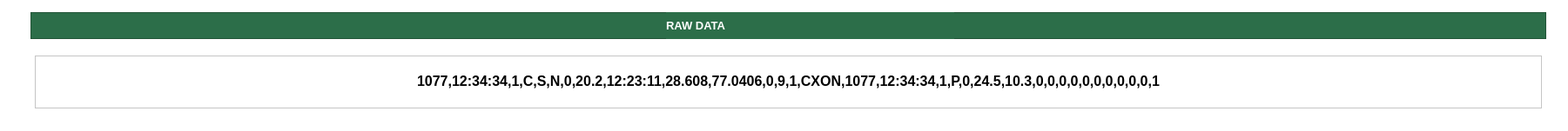
     <widget class="QFrame" name="frame_38">
      <property name="geometry">
       <rect>
        <x>60</x>
        <y>150</y>
        <width>1801</width>
        <height>151</height>
       </rect>
      </property>
      <property name="styleSheet">
       <string notr="true">background-color: transparent;</string>
      </property>
      <property name="frameShape">
       <enum>QFrame::StyledPanel</enum>
      </property>
      <property name="frameShadow">
       <enum>QFrame::Raised</enum>
      </property>
      <widget class="QFrame" name="frame_39">
       <property name="geometry">
        <rect>
         <x>35</x>
         <y>14</y>
         <width>1741</width>
         <height>31</height>
        </rect>
       </property>
       <property name="baseSize">
        <size>
         <width>0</width>
         <height>0</height>
        </size>
       </property>
       <property name="styleSheet">
        <string notr="true">background-color: rgb(44, 110, 73);</string>
       </property>
       <property name="frameShape">
        <enum>QFrame::StyledPanel</enum>
       </property>
       <property name="frameShadow">
        <enum>QFrame::Raised</enum>
       </property>
       <property name="lineWidth">
        <number>1</number>
       </property>
       <property name="midLineWidth">
        <number>0</number>
       </property>
       <widget class="QLabel" name="label_27">
        <property name="geometry">
         <rect>
          <x>730</x>
          <y>-5</y>
          <width>331</width>
          <height>41</height>
         </rect>
        </property>
        <property name="styleSheet">
         <string notr="true">color: rgb(255, 255, 255);</string>
        </property>
        <property name="text">
         <string>&lt;html&gt;&lt;head/&gt;&lt;body&gt;&lt;p&gt;&lt;span style=&quot; font-size:10pt; font-weight:700;&quot;&gt;RAW DATA&lt;/span&gt;&lt;/p&gt;&lt;/body&gt;&lt;/html&gt;</string>
        </property>
       </widget>
      </widget>
      <widget class="QFrame" name="rawData_2">
       <property name="geometry">
        <rect>
         <x>40</x>
         <y>64</y>
         <width>1731</width>
         <height>61</height>
        </rect>
       </property>
       <property name="styleSheet">
        <string notr="true">background-color: rgb(255, 255, 255);</string>
       </property>
       <property name="frameShape">
        <enum>QFrame::StyledPanel</enum>
       </property>
       <property name="frameShadow">
        <enum>QFrame::Raised</enum>
       </property>
       <widget class="QLabel" name="rawdata">
        <property name="geometry">
         <rect>
          <x>10</x>
          <y>9</y>
          <width>1711</width>
          <height>41</height>
         </rect>
        </property>
        <property name="layoutDirection">
         <enum>Qt::LeftToRight</enum>
        </property>
        <property name="styleSheet">
         <string notr="true">color: rgb(0, 0, 0);</string>
        </property>
        <property name="text">
         <string>&lt;html&gt;&lt;head/&gt;&lt;body&gt;&lt;p align=&quot;center&quot;&gt;&lt;span style=&quot; font-size:12pt; font-weight:700;&quot;&gt;1077,12:34:34,1,C,S,N,0,20.2,12:23:11,28.608,77.0406,0,9,1,CXON,1077,12:34:34,1,P,0,24.5,10.3,0,0,0,0,0,0,0,0,0,0,1&lt;/span&gt;&lt;/p&gt;&lt;/body&gt;&lt;/html&gt;</string>
        </property>
        <property name="alignment">
         <set>Qt::AlignCenter</set>
        </property>
       </widget>
      </widget>
     </widget>
